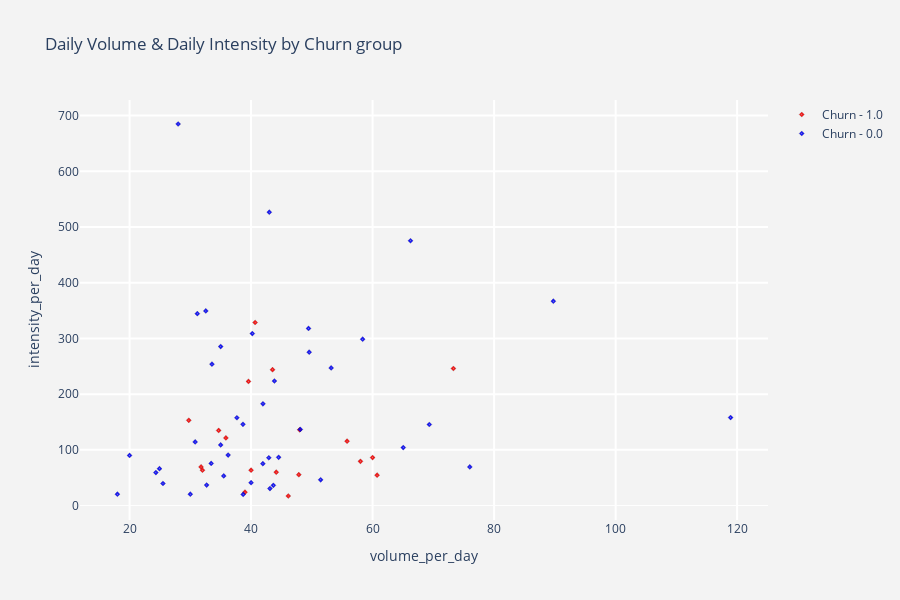

Notebook code for this chart:
### Markdown cell above
🔥 If I have larger dataset and see the churn labels are more prefferd to Negative (Non-negative), assuming that the positive class is a rare class and has a higher cost of misclassification, I will adopt the classifier which will impose a greater penalty for misclassification of the positive class during training, forcing the final classifier to align with the positive class. The sample has a higher recognition rate. Algorithms such as Metacost and Adacost.

### Code cell
#scatter plot volume_total & intensity_total by churn group
def plot_churncharges_scatter(churn,color) :
    df=rawData
    df['churn_user'] = df['churn_user'].apply(str)
    tracer = go.Scatter(x = df[df["churn_user"] == churn]["volume_per_day"],
                        y = df[df["churn_user"] == churn]["intensity_per_day"],
                        mode = "markers",marker = dict(line = dict(color = "black",
                                                                   width = .2),
                                                       size = 4 , color = color,
                                                       symbol = "diamond-dot",
                                                      ),
                        name = "Churn - " + churn,
                        opacity = .9
                       )
    return tracer

trace6 = plot_churncharges_scatter('1.0',"red")
trace7 = plot_churncharges_scatter('0.0',"blue")

data1   = [trace6,trace7]

#layout
def layout_title(title) :
    layout = go.Layout(dict(title = title,
                            plot_bgcolor  = "rgb(243,243,243)",
                            paper_bgcolor = "rgb(243,243,243)",
                            xaxis = dict(gridcolor = 'rgb(255, 255, 255)',
                                         title = "volume_per_day",
                                         zerolinewidth=1,ticklen=5,gridwidth=2),
                            yaxis = dict(gridcolor = 'rgb(255, 255, 255)',
                                         title = "intensity_per_day",
                                         zerolinewidth=1,ticklen=5,gridwidth=2),
                            height = 600
                           )
                      )
    return layout

layout1  = layout_title("Daily Volume & Daily Intensity by Churn group")
fig = go.Figure(data = data1,layout = layout1)
py.iplot(fig)

### Figure 1 — Plotly figure (JSON) as saved in the notebook; plotly's stock layout.template omitted (floating-point values rounded to 4 significant figures)
{"data": [{"marker": {"color": "red", "line": {"color": "black", "width": 0.2}, "size": 4, "symbol": "diamond-dot"}, "mode": "markers", "name": "Churn - 1.0", "opacity": 0.9, "type": "scatter", "x": [35.86, 31.77, 73.3, 39.57, 43.53, 48, 40.67, 32, 55.8, 29.75, 58, 60, 47.86, 34.67, 60.74, 46.12, 40, 44.14, 39], "y": [121.5, 69.4, 246.1, 222.9, 243.9, 136.1, 328.7, 63.5, 115.6, 153.1, 79.38, 86.18, 55.4, 134.8, 54.63, 17.21, 63.5, 59.89, 24.04]}, {"marker": {"color": "blue", "line": {"color": "black", "width": 0.2}, "size": 4, "symbol": "diamond-dot"}, "mode": "markers", "name": "Churn - 0.0", "opacity": 0.9, "type": "scatter", "x": [35, 43.85, 48.1, 33.57, 32.55, 41.96, 18, 31.15, 33.43, 51.45, 58.36, 49.45, 43, 49.57, 24.33, 30.8, 37.67, 40, 30, 38.67, 32.69, 69.33, 20, 25.5, 43.67, 76, 118.9, 36.22, 40.2, 65.04, 41.94, 44.54, 24.93, 53.18, 43.11, 66.24, 28, 42.92, 89.75, 35.5, 35, 38.7], "y": [285.5, 223.7, 136.8, 253.9, 349.4, 182.7, 20.41, 344.6, 75.69, 46.31, 298.6, 318.0, 526.6, 275.4, 59.22, 114.3, 157.6, 41.08, 20.41, 145.9, 36.82, 145.5, 90, 39.69, 36.29, 69.4, 158.1, 90.72, 308.7, 104.1, 75.16, 86.64, 66.2, 247.1, 30.62, 475.3, 684.9, 85.83, 366.8, 53.3, 108.9, 19.97]}], "layout": {"height": 600, "paper_bgcolor": "rgb(243,243,243)", "plot_bgcolor": "rgb(243,243,243)", "title": {"text": "Daily Volume & Daily Intensity by Churn group"}, "xaxis": {"gridcolor": "rgb(255, 255, 255)", "gridwidth": 2, "ticklen": 5, "title": {"text": "volume_per_day"}, "zerolinewidth": 1}, "yaxis": {"gridcolor": "rgb(255, 255, 255)", "gridwidth": 2, "ticklen": 5, "title": {"text": "intensity_per_day"}, "zerolinewidth": 1}}}
